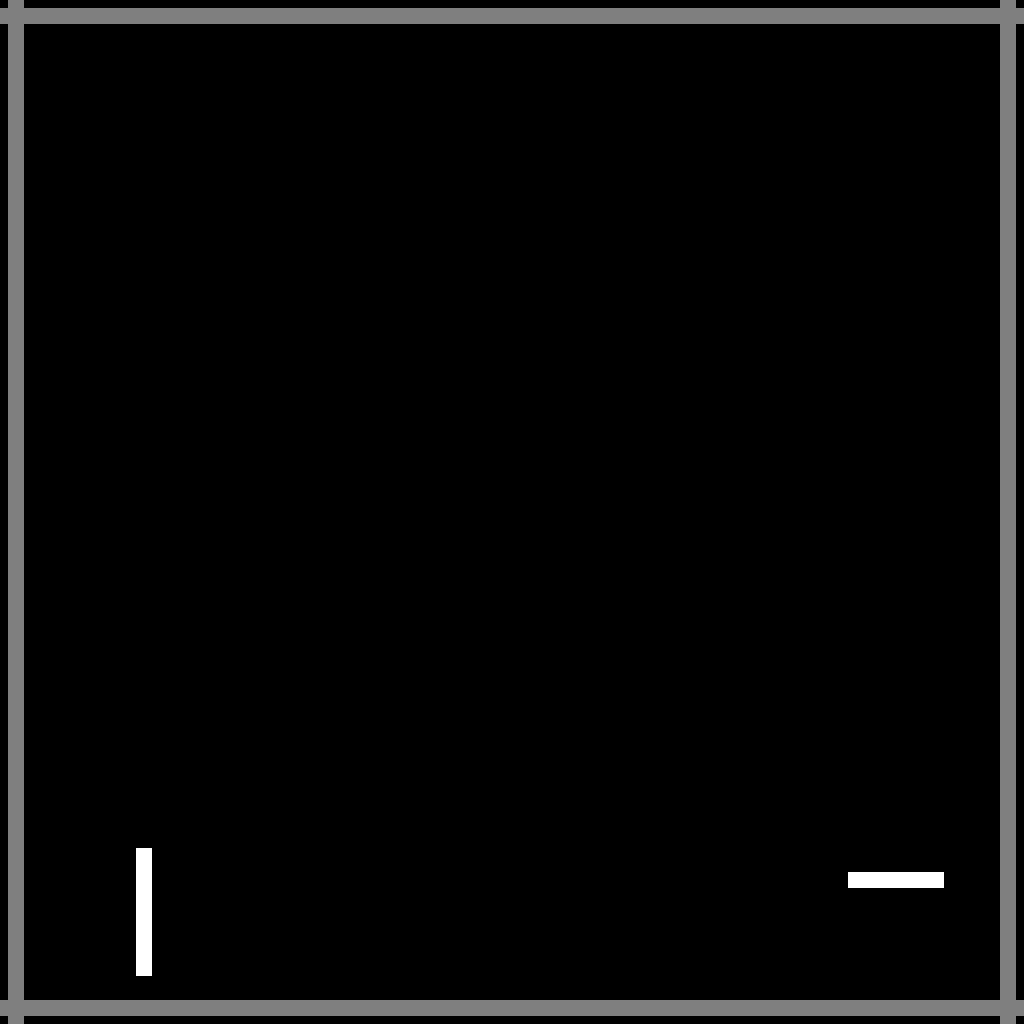

This is a level from a 2D game, rendered from its Tiled map with the project's own tilesets. A one-line summary and the map file follow, with tile-layer data summarised:
An orthogonal 32x32 tile map with 32x32 px tiles, 1 tile layer (Calque de Tuiles 1).

<map version="1.5" tiledversion="1.5.0" orientation="orthogonal" renderorder="right-down" width="32" height="32" tilewidth="32" tileheight="32" infinite="0" nextlayerid="2" nextobjectid="1">
 <tileset firstgid="1" name="tileset" tilewidth="32" tileheight="32" tilecount="64" columns="8">
  <image source="tileset.png" width="256" height="256" />
 </tileset>
 <layer id="1" name="Calque de Tuiles 1" width="32" height="32">
  <data>[1024 cells, 133 non-empty, 9 distinct tile ids]</data>
 </layer>
</map>